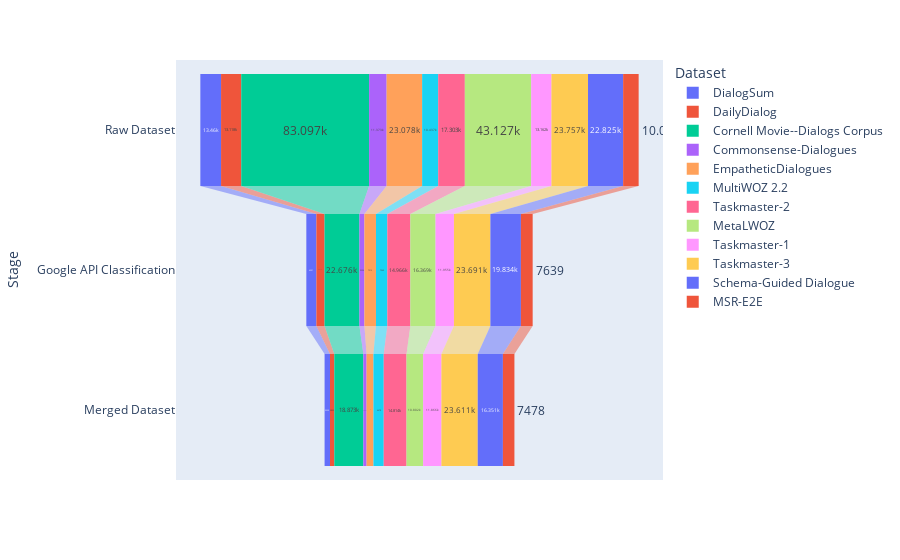

The notebook cell saved with this chart:
### Code cell
# @title # Dataset size at each filtration step
stages = ["Raw Dataset", "Google API Classification", "Merged Dataset"]

# "Top Categories Filtration"
funnel_df = pd.DataFrame()

for dataset_name, dataset_df in zip(dataset_names, dfs):

    unclassified_mask = dataset_df['Google Classification']=="unclassified"
    unknown_mask      = dataset_df['Google Classification']=="unknown"
    error_mask        = dataset_df['Google Classification']=="error"

    not_nan_mask = ~(unclassified_mask|unknown_mask|error_mask)

    categorized_df = dataset_df[not_nan_mask].copy()
    categorized_df['Google Classification'] = categorized_df['Google Classification'].apply(lambda x: x.split("/")[1])

    top_categories_mask = np.repeat(False, categorized_df.shape[0])

    for top_category in top_labels:
        top_categories_mask |= categorized_df['Google Classification']==top_category

    counts = [
              dataset_df.shape[0], # raw dataset rows
              categorized_df.shape[0], # categorized only
              categorized_df[top_categories_mask].shape[0], # top categories only
    ]

    df = pd.DataFrame(dict(dialogues=counts, Stage=stages))
    df['Dataset'] = dataset_name

    funnel_df = pd.concat([funnel_df, df])

fig = px.funnel(funnel_df, x='dialogues', y='Stage', color='Dataset')
fig.show()

### Figure 1 — Plotly figure (JSON) as saved in the notebook; plotly's stock layout.template omitted (floating-point values rounded to 4 significant figures)
{"data": [{"hovertemplate": "Dataset=DialogSum<br>dialogues=%{x}<br>Stage=%{y}<extra></extra>", "legendgroup": "DialogSum", "marker": {"color": "#636efa"}, "name": "DialogSum", "orientation": "h", "showlegend": true, "type": "funnel", "x": [13460, 6531, 3520], "xaxis": "x", "y": ["Raw Dataset", "Google API Classification", "Merged Dataset"], "yaxis": "y"}, {"hovertemplate": "Dataset=DailyDialog<br>dialogues=%{x}<br>Stage=%{y}<extra></extra>", "legendgroup": "DailyDialog", "marker": {"color": "#EF553B"}, "name": "DailyDialog", "orientation": "h", "showlegend": true, "type": "funnel", "x": [13118, 5310, 2802], "xaxis": "x", "y": ["Raw Dataset", "Google API Classification", "Merged Dataset"], "yaxis": "y"}, {"hovertemplate": "Dataset=Cornell Movie--Dialogs Corpus<br>dialogues=%{x}<br>Stage=%{y}<extra></extra>", "legendgroup": "Cornell Movie--Dialogs Corpus", "marker": {"color": "#00cc96"}, "name": "Cornell Movie--Dialogs Corpus", "orientation": "h", "showlegend": true, "type": "funnel", "x": [83097, 22676, 18873], "xaxis": "x", "y": ["Raw Dataset", "Google API Classification", "Merged Dataset"], "yaxis": "y"}, {"hovertemplate": "Dataset=Commonsense-Dialogues<br>dialogues=%{x}<br>Stage=%{y}<extra></extra>", "legendgroup": "Commonsense-Dialogues", "marker": {"color": "#ab63fa"}, "name": "Commonsense-Dialogues", "orientation": "h", "showlegend": true, "type": "funnel", "x": [11373, 3234, 2097], "xaxis": "x", "y": ["Raw Dataset", "Google API Classification", "Merged Dataset"], "yaxis": "y"}, {"hovertemplate": "Dataset=EmpatheticDialogues<br>dialogues=%{x}<br>Stage=%{y}<extra></extra>", "legendgroup": "EmpatheticDialogues", "marker": {"color": "#FFA15A"}, "name": "EmpatheticDialogues", "orientation": "h", "showlegend": true, "type": "funnel", "x": [23078, 7512, 4470], "xaxis": "x", "y": ["Raw Dataset", "Google API Classification", "Merged Dataset"], "yaxis": "y"}, {"hovertemplate": "Dataset=MultiWOZ 2.2<br>dialogues=%{x}<br>Stage=%{y}<extra></extra>", "legendgroup": "MultiWOZ 2.2", "marker": {"color": "#19d3f3"}, "name": "MultiWOZ 2.2", "orientation": "h", "showlegend": true, "type": "funnel", "x": [10437, 7369, 6678], "xaxis": "x", "y": ["Raw Dataset", "Google API Classification", "Merged Dataset"], "yaxis": "y"}, {"hovertemplate": "Dataset=Taskmaster-2<br>dialogues=%{x}<br>Stage=%{y}<extra></extra>", "legendgroup": "Taskmaster-2", "marker": {"color": "#FF6692"}, "name": "Taskmaster-2", "orientation": "h", "showlegend": true, "type": "funnel", "x": [17303, 14966, 14814], "xaxis": "x", "y": ["Raw Dataset", "Google API Classification", "Merged Dataset"], "yaxis": "y"}, {"hovertemplate": "Dataset=MetaLWOZ<br>dialogues=%{x}<br>Stage=%{y}<extra></extra>", "legendgroup": "MetaLWOZ", "marker": {"color": "#B6E880"}, "name": "MetaLWOZ", "orientation": "h", "showlegend": true, "type": "funnel", "x": [43127, 16369, 10802], "xaxis": "x", "y": ["Raw Dataset", "Google API Classification", "Merged Dataset"], "yaxis": "y"}, {"hovertemplate": "Dataset=Taskmaster-1<br>dialogues=%{x}<br>Stage=%{y}<extra></extra>", "legendgroup": "Taskmaster-1", "marker": {"color": "#FF97FF"}, "name": "Taskmaster-1", "orientation": "h", "showlegend": true, "type": "funnel", "x": [13162, 11955, 11866], "xaxis": "x", "y": ["Raw Dataset", "Google API Classification", "Merged Dataset"], "yaxis": "y"}, {"hovertemplate": "Dataset=Taskmaster-3<br>dialogues=%{x}<br>Stage=%{y}<extra></extra>", "legendgroup": "Taskmaster-3", "marker": {"color": "#FECB52"}, "name": "Taskmaster-3", "orientation": "h", "showlegend": true, "type": "funnel", "x": [23757, 23691, 23611], "xaxis": "x", "y": ["Raw Dataset", "Google API Classification", "Merged Dataset"], "yaxis": "y"}, {"hovertemplate": "Dataset=Schema-Guided Dialogue<br>dialogues=%{x}<br>Stage=%{y}<extra></extra>", "legendgroup": "Schema-Guided Dialogue", "marker": {"color": "#636efa"}, "name": "Schema-Guided Dialogue", "orientation": "h", "showlegend": true, "type": "funnel", "x": [22825, 19834, 16351], "xaxis": "x", "y": ["Raw Dataset", "Google API Classification", "Merged Dataset"], "yaxis": "y"}, {"hovertemplate": "Dataset=MSR-E2E<br>dialogues=%{x}<br>Stage=%{y}<extra></extra>", "legendgroup": "MSR-E2E", "marker": {"color": "#EF553B"}, "name": "MSR-E2E", "orientation": "h", "showlegend": true, "type": "funnel", "x": [10081, 7639, 7478], "xaxis": "x", "y": ["Raw Dataset", "Google API Classification", "Merged Dataset"], "yaxis": "y"}], "layout": {"legend": {"title": {"text": "Dataset"}, "tracegroupgap": 0}, "margin": {"t": 60}, "xaxis": {"anchor": "y", "domain": [0, 1], "title": {"text": "dialogues"}}, "yaxis": {"anchor": "x", "domain": [0, 1], "title": {"text": "Stage"}}}}
